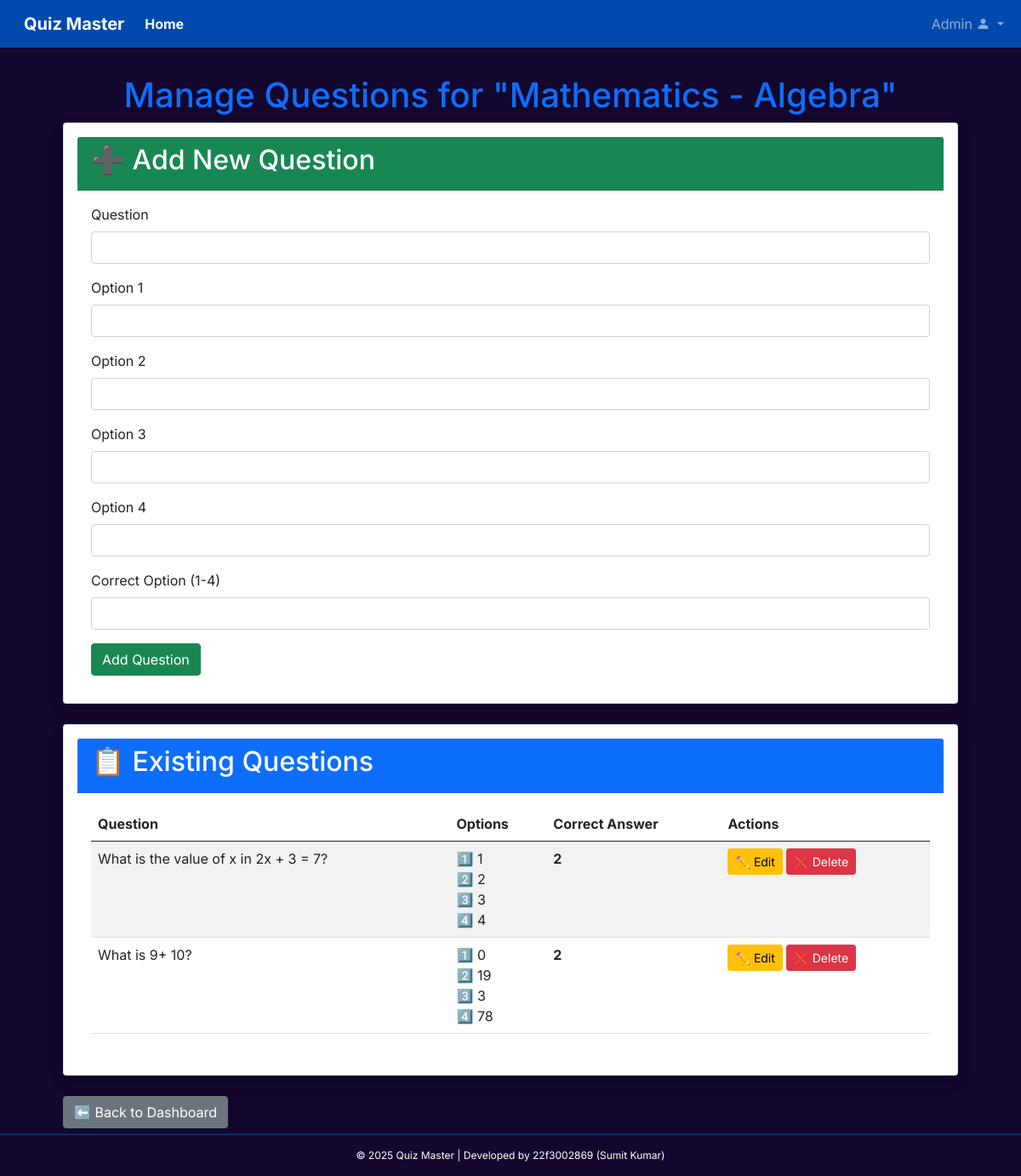
Screenshot of /admin/quiz/1/questions (signed in) with the database file from the repository.
### models/model.py (models this page shows)
class Subject(db.Model):
    __tablename__ = "subjects"
    id = db.Column(db.Integer, primary_key=True, autoincrement=True)
    name = db.Column(db.String, unique=True, nullable=False)
    description = db.Column(db.String)
    chapters = db.relationship("Chapter", back_populates="subject", cascade="all, delete-orphan", passive_deletes=True)
    quizzes = db.relationship("Quiz", back_populates="subject", cascade="all, delete-orphan", passive_deletes=True)

class Chapter(db.Model):
    __tablename__ = "chapters"
    id = db.Column(db.Integer, primary_key=True, autoincrement=True)
    name = db.Column(db.String, nullable=False)
    description = db.Column(db.String)
    subject_id = db.Column(db.Integer, db.ForeignKey("subjects.id", ondelete="CASCADE"), nullable=False)
    subject = db.relationship("Subject", back_populates="chapters")
    quizzes = db.relationship(
        "Quiz",
        back_populates="chapter",
        cascade="all, delete-orphan",
        passive_deletes=True
    )

class Question(db.Model):
    __tablename__ = "questions"
    id = db.Column(db.Integer, primary_key=True, autoincrement=True)
    quiz_id = db.Column(db.Integer, db.ForeignKey("quizzes.id", ondelete="CASCADE"), nullable=False)
    question_statement = db.Column(db.String, nullable=False)
    option1 = db.Column(db.String, nullable=False)
    option2 = db.Column(db.String, nullable=False)
    option3 = db.Column(db.String, nullable=False)
    option4 = db.Column(db.String, nullable=False)
    correct_option = db.Column(db.Integer, nullable=False)  # Stores 1, 2, 3, or 4
    quiz = db.relationship("Quiz", back_populates="questions")
    answers = db.relationship("UserAnswer", back_populates="question", cascade="all, delete-orphan", passive_deletes=True)

### controllers/admin.py (the view, shortened to what this page needs)
@app.route("/admin/quiz/<int:quiz_id>/questions", methods=["GET", "POST"])
@login_required
@admin_required
def manage_questions(quiz_id):
    quiz = Quiz.query.get_or_404(quiz_id)
    questions = Question.query.filter_by(quiz_id=quiz_id).all()
    return render_template("admin/manage_questions.html", quiz=quiz, questions=questions)

### app.py (called while the page is built)
@login_manager.user_loader
def load_user(user_id):
    admin = Admin.query.get(int(user_id))
    if admin:
        return admin  # ✅ If it's an admin, return admin
    return User.query.get(int(user_id))  # ✅ Otherwise, return user

### controllers/admin.py (called while the page is built)
def admin_required(f):
    @wraps(f)
    def decorated_function(*args, **kwargs):
        if not current_user.is_authenticated or session.get("role") != "admin":
            flash("Unauthorized Access!", "danger")
            return redirect(url_for("admin_login"))
        return f(*args, **kwargs)
    return decorated_function

@app.before_request
def restrict_admin_routes():
    if request.endpoint == "admin_login":
        return  # Allow access to admin login page
    if request.endpoint and request.endpoint.startswith("admin_"):
        if not current_user.is_authenticated or session.get("role") != "admin":
            flash("Unauthorized Access!", "danger")
            return redirect(url_for("admin_login"))

### controllers/user.py (called while the page is built)
@app.before_request
def restrict_user_routes():
    if request.endpoint in ["user.loginUser", "admin_login"]:
        return
    if request.endpoint and request.endpoint.startswith("user_"):
        if not current_user.is_authenticated or session.get("role") != "user":
            flash("Unauthorized Access!", "danger")
            return redirect(url_for("user.loginUser"))

### models/model.py (called while the page is built)
    @property
    def is_admin(self):
        return True  # Always True for Admin users

### templates/admin/manage_questions.html
{% extends "dashboard/basedashboard.html" %}
{% block content %}
<div class="container mt-4">
    <h1 class="text-center text-primary">Manage Questions for "{{ quiz.subject.name }} - {{ quiz.chapter.name }}"</h1>
    <div class="card shadow p-3 mb-4 bg-white rounded">
        <div class="card-header bg-success text-white">
            <h2>➕ Add New Question</h2>
        </div>
        <div class="card-body text-dark">
            <form method="POST">
                <div class="mb-3">
                    <label class="form-label">Question</label>
                    <input type="text" name="question_statement" class="form-control" required>
                </div>
                <div class="mb-3">
                    <label class="form-label">Option 1</label>
                    <input type="text" name="option1" class="form-control" required>
                </div>
                <div class="mb-3">
                    <label class="form-label">Option 2</label>
                    <input type="text" name="option2" class="form-control" required>
                </div>
                <div class="mb-3">
                    <label class="form-label">Option 3</label>
                    <input type="text" name="option3" class="form-control" required>
                </div>
                <div class="mb-3">
                    <label class="form-label">Option 4</label>
                    <input type="text" name="option4" class="form-control" required>
                </div>
                <div class="mb-3">
                    <label class="form-label">Correct Option (1-4)</label>
                    <input type="number" name="correct_option" class="form-control" min="1" max="4" required>
                </div>
                <button type="submit" class="btn btn-success">Add Question</button>
            </form>
        </div>
    </div>
    <div class="card shadow p-3 mb-4 bg-white rounded">
        <div class="card-header bg-primary text-white">
            <h2>📋 Existing Questions</h2>
        </div>
        <div class="card-body">
            {% if questions %}
                <table class="table table-striped">
                    <thead>
                        <tr>
                            <th>Question</th>
                            <th>Options</th>
                            <th>Correct Answer</th>
                            <th>Actions</th>
                        </tr>
                    </thead>
                    <tbody>
                        {% for question in questions %}
                            <tr>
                                <td>{{ question.question_statement }}</td>
                                <td>
                                    1️⃣ {{ question.option1 }}<br>
                                    2️⃣ {{ question.option2 }}<br>
                                    3️⃣ {{ question.option3 }}<br>
                                    4️⃣ {{ question.option4 }}
                                </td>
                                <td><strong>{{ question.correct_option }}</strong></td>
                                <td>
                                    <a href="{{ url_for('edit_question', question_id=question.id) }}" class="btn btn-warning btn-sm">✏️ Edit</a>
                                    <a href="{{ url_for('delete_question', question_id=question.id) }}" class="btn btn-danger btn-sm">❌ Delete</a>
                                </td>
                            </tr>
                        {% endfor %}
                    </tbody>
                </table>
            {% else %}
                <p class="text-muted">No questions added yet.</p>
            {% endif %}
        </div>
    </div>
    <a href="{{ url_for('admin_dashboard') }}" class="btn btn-secondary">⬅️ Back to Dashboard</a>
</div>
{% endblock %}

### static/css/dashboardstyle.css (style rules this page uses)
body, button { font-family: "Inter", sans-serif; }
:root { --offcanvas-width: 270px; --topNavbarHeight: 56px; }
@media (min-width: 992px) { body { overflow: auto !important; } }

### rows the page displays
Subject: subject.name "Mathematics"
Chapter: chapter.name "Algebra"
Question: question_statement "What is the value of x in 2x + 3 = 7?", option1 "1", option2 "2", option3 "3", option4 "4", correct_option "2"
Question: question_statement "What is 9+ 10?", option1 "0", option2 "19", option3 "3", option4 "78", correct_option "2"
